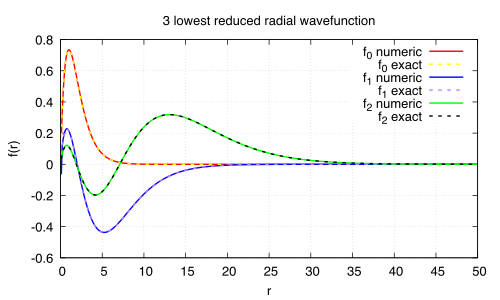

Generate this figure with gnuplot:
set terminal pdfcairo enhanced font "Helvetica,14"
set output "wavefunctions.pdf"

set title "3 lowest reduced radial wavefunction"
set xlabel "r"
set ylabel "f(r)"
set grid
set key top right


plot \
  'wavefunctions.dat' using 1:2 with lines linewidth 2 lc rgb "red" title "f_0 numeric", \
  'wavefunctions.dat' using 1:5 with lines linewidth 2 lc rgb "yellow" dashtype 2 title "f_0 exact", \
  'wavefunctions.dat' using 1:3 with lines linewidth 2 lc rgb "blue" title "f_1 numeric", \
  'wavefunctions.dat' using 1:6 with lines linewidth 2 lc rgb "purple" dashtype 2 title "f_1 exact", \
  'wavefunctions.dat' using 1:4 with lines linewidth 2 lc rgb "green" title "f_2 numeric", \
  'wavefunctions.dat' using 1:7 with lines linewidth 2 lc rgb "black" dashtype 2 title "f_2 exact"
